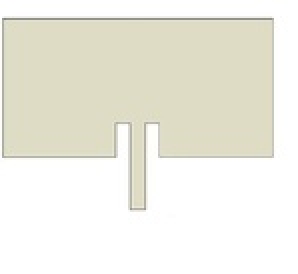
%> input picture 6.jpg, 149 x 137 px, shrunk from 500 x 460 before the run (shown 2 times larger)
$ octave C6.m   (GNU Octave 9; MATLAB toolbox functions it lacks are replaced by stand-ins)
%> lines starting %> are read from the running program, lines starting %| are printed output that depends on the picture; in (x1, y1, x2, y2) boxes, pixels count from 0 and x2, y2 are one past the last pixel; in counts of white or black regions, pixels touching at a corner belong together; the program's own positions count from 1
### detectLine.m
% detect line to fine the Coordinate
% 处理输入的灰度图
function lines = detectLine(I1, peakNum, varargin)
    BW = I1;
    [H,T,R] = hough(BW);% 计算二值图像的标准霍夫变换，H为霍夫变换矩阵
                                    % T,R为计算霍夫变换的角度和半径值

    figure;
    title('Hough Transform');
    imshow(H,[],'XData',T,'YData',R,'InitialMagnification','fit');%hough变换的图像
    xlabel('\theta'), ylabel('\rho');
    axis on,axis square,hold on;
    % pointNum = 20;  % 极值点数量
    % P  = houghpeaks(H,pointNum);%提取3个极值点
    P  = houghpeaks(H,peakNum,'threshold',ceil(0.3*max(H(:))));
    x = T(P(:,2));
    y = R(P(:,1));
    plot(x,y,'s','color','white');%标出极值点
    lines=houghlines(BW,T,R,P);%提取线段
end
    % [9 lines of commented-out code are left out]


### C6.m
%% 用六个坐标来表示一个元素，导入CST，即用两个点的坐标和中间的直线
clc;
clear;
close all;

% 读取图片
src = imread('6.jpg');
%> src is the input picture: size 137x149x3 uint8; mean R, G, B 238.2, 237.3, 226.8

% 显示原图像
imshow(src);
title('原图像');

% 用ostu方法获取二值化阈值，进行二值化并进行显示
level = graythresh(src);
%> level = 0.91
bw = im2bw(src,level);
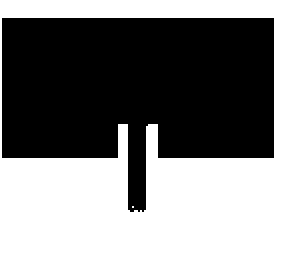
%> bw: size 137x149 logical (shown 2 times larger); 53.1% white; 1 black region, box (x1, y1, x2, y2) and area: (1, 9, 137, 106) 9571

%% 起初噪点
se = strel('disk',1);
openbw = imopen(bw,se);
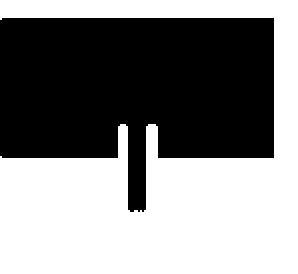
%> openbw: size 137x149 logical (shown 2 times larger); 52.8% white; 1 black region, box (x1, y1, x2, y2) and area: (0, 9, 137, 106) 9643
figure(1);
imshow(openbw),title('去噪声二值化图');

%% 获取边界
bw1 = edge(openbw,'canny',[0 , 50/256]);
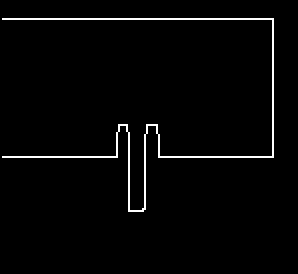
%> bw1: size 137x149 logical (shown 2 times larger); 2.2% white in thin lines or dots, all inside (x1, y1, x2, y2) = (1, 9, 137, 106)
dilateElement = strel('square',2);

bw2 = imdilate(bw1, dilateElement);
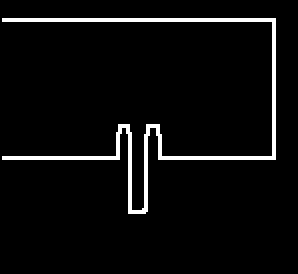
%> bw2: size 137x149 logical (shown 2 times larger); 4.5% white in thin lines or dots, all inside (x1, y1, x2, y2) = (1, 9, 138, 107)
% bw2 = imopen(bw2, strel('disk',1));

figure(2);
imshow(bw2),title('边缘图');

%% 在笛卡尔坐标系计算边界
B = bwboundaries(bw2);
%> B = 1 boundary; box (x1, y1, x2, y2) and points: (1, 9, 138, 107) 899
xmax = max(B{1}(:,1));
%> xmax = 107
xmin = min(B{1}(:,1));
%> xmin = 10
ymax = max(B{1}(:,2));
%> ymax = 138
ymin = min(B{1}(:,2));
%> ymin = 2


%% 创建角点图
figure;
C = detectHarrisFeatures(bw2);
%> C = 13 points; strongest (x, y): (63, 65), (76, 65), (78, 65), (59, 79), (66, 106)
imshow(bw2),title('Corner角点图'),
hold on
plot(C.Location(:,1), C.Location(:,2), 'r*');
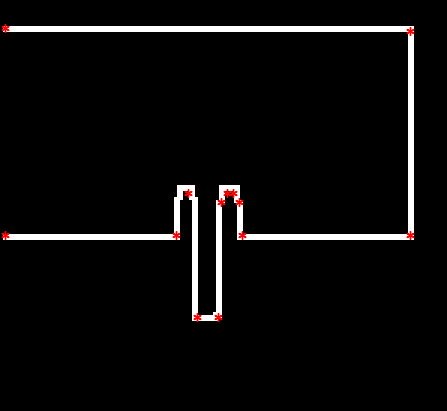
%> figure redrawn from the program's plot data; shown 3 times larger; its title reads 'Corner角点图'
hold off

% 捕捉直线
detectLine(bw2);
%> in detectLine, `[H,T,R] = hough(BW);`:
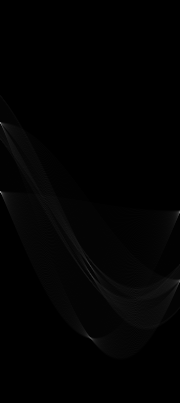
%> H: size 403x180 double; min 0, max 137, mean 2.3
%> in detectLine, `[H,T,R] = hough(BW);`: T = 180 values from -90 to 89; R = 403 values from -201 to 201
%> the run ends on the next line
